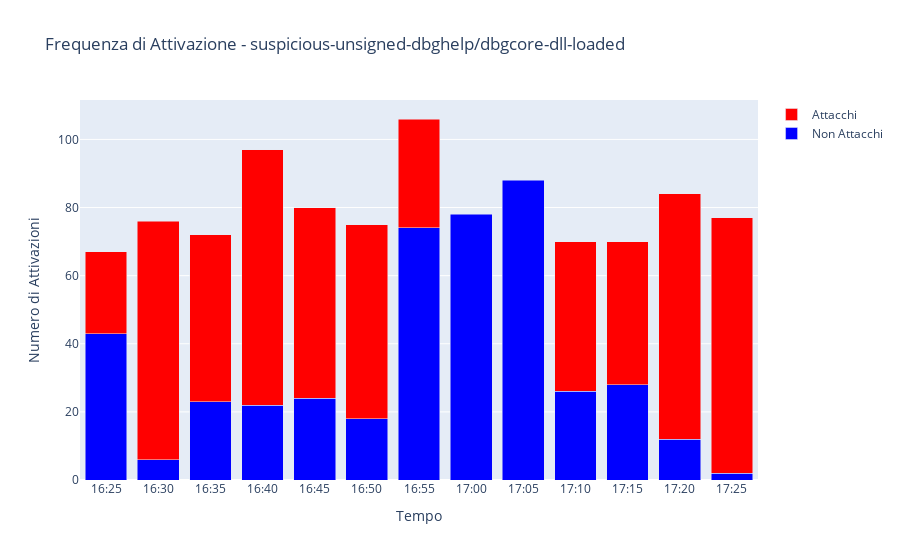

The cell this chart's notebook holds for it:
### Code cell
PlotsSingleAttack.analyze_rule_activations(result_df_Raw, regola_scelta)

### Figure 1 — Plotly figure (JSON) as saved in the notebook; plotly's stock layout.template omitted (floating-point values rounded to 4 significant figures)
{"data": [{"hovertemplate": "Attivazioni: %{y}", "marker": {"color": "blue"}, "name": "Non Attacchi", "type": "bar", "x": ["2024-06-24T16:25:00+02:00", "2024-06-24T16:30:00+02:00", "2024-06-24T16:35:00+02:00", "2024-06-24T16:40:00+02:00", "2024-06-24T16:45:00+02:00", "2024-06-24T16:50:00+02:00", "2024-06-24T16:55:00+02:00", "2024-06-24T17:00:00+02:00", "2024-06-24T17:05:00+02:00", "2024-06-24T17:10:00+02:00", "2024-06-24T17:15:00+02:00", "2024-06-24T17:20:00+02:00", "2024-06-24T17:25:00+02:00"], "y": [43, 6, 23, 22, 24, 18, 74, 78, 88, 26, 28, 12, 2]}, {"hovertemplate": "Attivazioni: %{y}", "marker": {"color": "red"}, "name": "Attacchi", "type": "bar", "x": ["2024-06-24T16:25:00+02:00", "2024-06-24T16:30:00+02:00", "2024-06-24T16:35:00+02:00", "2024-06-24T16:40:00+02:00", "2024-06-24T16:45:00+02:00", "2024-06-24T16:50:00+02:00", "2024-06-24T16:55:00+02:00", "2024-06-24T17:10:00+02:00", "2024-06-24T17:15:00+02:00", "2024-06-24T17:20:00+02:00", "2024-06-24T17:25:00+02:00"], "y": [24, 70, 49, 75, 56, 57, 32, 44, 42, 72, 75]}], "layout": {"barmode": "stack", "title": {"text": "Frequenza di Attivazione - suspicious-unsigned-dbghelp/dbgcore-dll-loaded"}, "xaxis": {"tickangle": 0, "tickformat": "%H:%M", "tickvals": ["2024-06-24T16:25:00+02:00", "2024-06-24T16:30:00+02:00", "2024-06-24T16:35:00+02:00", "2024-06-24T16:40:00+02:00", "2024-06-24T16:45:00+02:00", "2024-06-24T16:50:00+02:00", "2024-06-24T16:55:00+02:00", "2024-06-24T17:00:00+02:00", "2024-06-24T17:05:00+02:00", "2024-06-24T17:10:00+02:00", "2024-06-24T17:15:00+02:00", "2024-06-24T17:20:00+02:00", "2024-06-24T17:25:00+02:00"], "title": {"text": "Tempo"}}, "yaxis": {"title": {"text": "Numero di Attivazioni"}}}}
